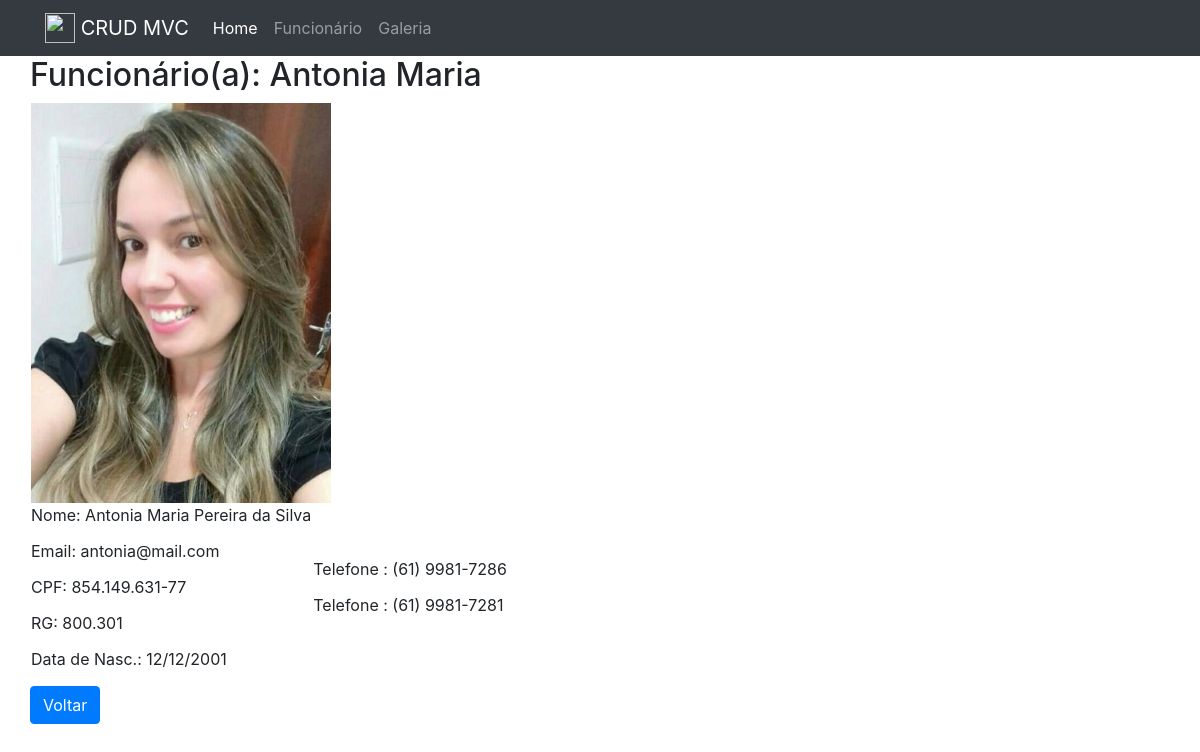
Page /funcionario/exibe/15 on the committed database.
### tables this page shows
CREATE TABLE `funcionario` (
  `codigo_func` int(11) NOT NULL,
  `primeiro_nome` varchar(60) NOT NULL,
  `nome_completo` varchar(180) NOT NULL,
  `email` varchar(120) NOT NULL,
  `cpf` varchar(14) NOT NULL,
  `rg` varchar(15) NOT NULL,
  `data_nascimento` date NOT NULL,
  `foto` varchar(40) NOT NULL
);

### core/Controller.php (called while the page is built, shortened)
<?php
class Controller
{
	public function loadTemplate($viewName, $viewData = array())
	{
		require 'views/template.php';
	}
	public function loadViewInTemplate($viewName, $viewData = array())
	{
		extract($viewData);
		require 'views/'.$viewName.'.php';
	}
}

### controllers/FuncionarioController.php (called while the page is built, shortened)
<?php
class FuncionarioController extends Controller
{
    public function exibe($codigo)
    {
        $array = [
            'codigo' => $codigo,
            'func' => []
        ];
        $funcionario = new Funcionario();
        $array['func'] = $funcionario->pesquisarFuncionarioPorId($codigo);
        $data_nasc = $array['func']['data_nascimento'];
        $array['func']['data_nascimento'] = DataHelpers::converterDataParaTela($data_nasc);
        $this->loadTemplate('funcionario_detalhes', $array);
    }
}

### core/Core.php (called while the page is built, shortened)
<?php
class Core
{
	public function run()
	{
		$url = '/';
		if(isset($_GET['url']))
		{
			$url .= $_GET['url'];
		}
		$params = array();
		if(!empty($url) && $url != '/')
		{
			$url = explode('/', $url);
			array_shift($url);
			array_shift($url);
			if(isset($url[0]) && !empty($url[0]))
			{
				$currentAction = $url[0];
				array_shift($url);
			}
			else
			{
				$currentAction = 'index';
			}
			if(count($url) > 0)
			{
				$params = $url;
			}
		}
		else
		{
			$currentController = 'HomeController';
			$currentAction = 'index';
		}
		$c = new $currentController();
		call_user_func_array(array($c, $currentAction), $params);
	}
}

### index.php (called while the page is built, shortened)
<?php
spl_autoload_register(function($class){
	$class = ucfirst($class);
});
$core = new Core();
$core->run();

### core/Model.php (called while the page is built, shortened)
<?php
class Model
{
	public function __construct()
	{
		global $db;
		$this->db = $db;
	}
}

### models/Funcionario.php (called while the page is built, shortened)
<?php
class Funcionario extends Model
{
    public function pesquisarFuncionarioPorId($id)
    {
        $func = array();
        $sql = $this->db->prepare("SELECT codigo_func, primeiro_nome, nome_completo, email, cpf, rg, data_nascimento, foto FROM funcionario WHERE codigo_func = :codigo_func");
        $sql->bindValue(':codigo_func', $id);
        $sql->execute();
        if($sql && $sql->rowCount() > 0) {
            $func = $sql->fetch(PDO::FETCH_ASSOC);
            $sql = $this->db->query("SELECT codigo_tel, tel_contato FROM telefone WHERE Funcionario_codigo_func = '$id'");
            $telefones = $sql->fetchAll(PDO::FETCH_ASSOC);
            foreach($telefones as $telefone) {
                $func['telefones'][] = $telefone['tel_contato'];
            }
        }
        return $func;
    }
}

### views/funcionario_detalhes.php (the view, shortened to what this page needs)
<div class="row">
    <h2>Funcionário(a): <?=$func['primeiro_nome'];?></h2>
</div>
<div class="row">
    <table>
        <tr>
            <td colspan="2">
                <img src="<?=BASE_URL.'assets/images/funcionarios/'.$func['foto'];?>" width="300" alt="" />
            </td>
        </tr>
        <tr>
            <td>
                <p><span>Nome</span>: <?=$func['nome_completo'];?></p>
                <p><span>Email</span>: <?=$func['email'];?></p>
                <p><span>CPF</span>: <?=$func['cpf'];?></p>
                <p><span>RG</span>: <?=$func['rg'];?></p>
                <p><span>Data de Nasc.</span>: <?=$func['data_nascimento'];?></p>
            </td>
            <td>
                <?php foreach($func['telefones'] as $tel):?>
                    <p><span>Telefone </span>: <?=$tel;?></p>
                <?php endforeach;?>
            </td>
        </tr>
    </table>
</div>
<div  class="row">
    <a href="<?=BASE_URL;?>funcionario" class="btn btn-primary">Voltar</a>
</div>

### rows in the picture
funcionario: primeiro_nome "Antonia Maria", foto (picture), nome_completo "Antonia Maria Pereira da Silva", email "antonia@mail.com", cpf "854.149.631-77", rg "800.301"

### other values in the picture
$func['data_nascimento'] "12/12/2001"
$tel "(61) 9981-7286"
$tel "(61) 9981-7281"
